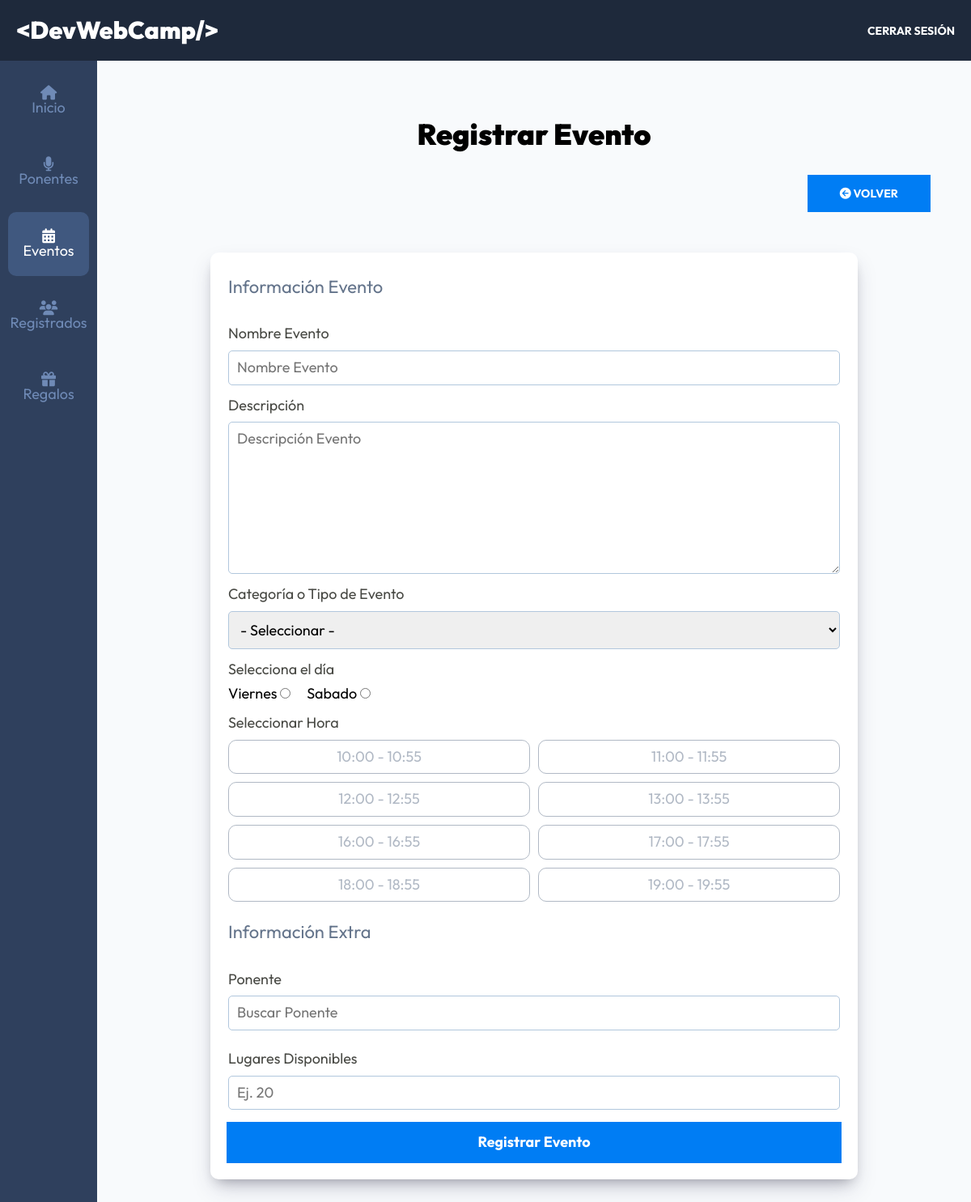
The page /admin/eventos/crear (signed in) on the database its author committed.
### tables this page shows
CREATE TABLE `dias` (
  `id` int NOT NULL AUTO_INCREMENT,
  `nombre` varchar(15) DEFAULT NULL,
  PRIMARY KEY (`id`)
);

CREATE TABLE `horas` (
  `id` int NOT NULL AUTO_INCREMENT,
  `hora` varchar(13) DEFAULT NULL,
  PRIMARY KEY (`id`)
);

### controllers/EventosController.php (called while the page is built, shortened)
<?php
class EventosController {
    public static function crear(Router $router) {
        $alertas = [];
        $categorias = Categoria::all('ASC');
        $dias = Dia::all('ASC');
        $horas = Hora::all('ASC');
        $evento = new Evento;
        $router->render('admin/eventos/crear', [
            'titulo' => 'Registrar Evento',
            'alertas' => $alertas,
            'categorias' => $categorias,
            'dias' => $dias,
            'horas' => $horas,
            'evento' => $evento,
        ]);
    }
}

### public/index.php (called while the page is built, shortened)
<?php
$router = new Router();
$router->get('/login', [AuthController::class, 'login']);
$router->post('/login', [AuthController::class, 'login']);
$router->post('/logout', [AuthController::class, 'logout']);
$router->get('/registro', [AuthController::class, 'registro']);
$router->post('/registro', [AuthController::class, 'registro']);
$router->get('/olvide', [AuthController::class, 'olvide']);
$router->post('/olvide', [AuthController::class, 'olvide']);
$router->get('/reestablecer', [AuthController::class, 'reestablecer']);
$router->post('/reestablecer', [AuthController::class, 'reestablecer']);
$router->get('/mensaje', [AuthController::class, 'mensaje']);
$router->get('/confirmar-cuenta', [AuthController::class, 'confirmar']);
$router->get('/admin/dashboard', [DashboardController::class, 'index']);
$router->get('/admin/ponentes', [PonentesController::class, 'index']);
$router->get('/admin/ponentes/crear', [PonentesController::class, 'crear']);
$router->post('/admin/ponentes/crear', [PonentesController::class, 'crear']);
$router->get('/admin/ponentes/editar', [PonentesController::class, 'editar']);
$router->post('/admin/ponentes/editar', [PonentesController::class, 'editar']);
$router->post('/admin/ponentes/eliminar', [PonentesController::class, 'eliminar']);
$router->get('/admin/eventos', [EventosController::class, 'index']);
$router->get('/admin/eventos/crear', [EventosController::class, 'crear']);
$router->post('/admin/eventos/crear', [EventosController::class, 'crear']);
$router->get('/admin/eventos/editar', [EventosController::class, 'editar']);
$router->post('/admin/eventos/editar', [EventosController::class, 'editar']);
$router->post('/admin/eventos/eliminar', [EventosController::class, 'eliminar']);
$router->get('/api/eventos-horario', [APIEventos::class, 'index']);
$router->get('/api/ponentes', [APIPonentes::class, 'index']);
$router->get('/api/ponente', [APIPonentes::class, 'ponente']);
$router->get('/api/regalos', [APIRegalos::class, 'index']);
$router->get('/admin/registrados', [RegistradosController::class, 'index']);
$router->get('/admin/regalos', [RegalosController::class, 'index']);
$router->get('/finalizar-registro', [RegistroController::class, 'crear']);
$router->post('/finalizar-registro/gratis', [RegistroController::class, 'gratis']);
$router->post('/finalizar-registro/pagar', [RegistroController::class, 'pagar']);
$router->get('/finalizar-registro/conferencias', [RegistroController::class, 'conferencias']);
$router->post('/finalizar-registro/conferencias', [RegistroController::class, 'conferencias']);
$router->get('/boleto', [RegistroController::class, 'boleto']);
$router->get('/', [PaginasController::class, 'index']);
$router->get('/devwebcamp', [PaginasController::class, 'evento']);
$router->get('/paquetes', [PaginasController::class, 'paquetes']);
$router->get('/workshops-conferencias', [PaginasController::class, 'conferencias']);
$router->get('/404', [PaginasController::class, 'error']);
$router->comprobarRutas();

### models/Evento.php (called while the page is built, shortened)
<?php
class Evento extends ActiveRecord {
    public function __construct($args = [])
    {
        $this->nombre = $args['nombre'] ?? '';
        $this->disponibles = $args['disponibles'] ?? '';
        $this->dia_id = $args['dia_id'] ?? '';
    }
}

### models/ActiveRecord.php (called while the page is built, shortened)
<?php
class ActiveRecord {
    protected static $db;
    protected static $tabla = '';
    public static function setDB($database) {
        self::$db = $database;
    }
    public static function consultarSQL($query) {
        $resultado = self::$db->query($query);
        $array = [];
        while($registro = $resultado->fetch_assoc()) {
            $array[] = static::crearObjeto($registro);
        }
        return $array;
    }
    protected static function crearObjeto($registro) {
        $objeto = new static;
        foreach($registro as $key => $value ) {
            if(property_exists( $objeto, $key  )) {
                $objeto->$key = $value;
            }
        }
        return $objeto;
    }
    public static function all($orden = 'DESC') {
        $query = "SELECT * FROM " . static::$tabla . " ORDER BY id ${orden}";
        $resultado = self::consultarSQL($query);
        return $resultado;
    }
}

### views/admin/eventos/formulario.php (the view, shortened to what this page needs)
<fieldset class="formulario__fieldset">
    <legend class="formulario__legend">Información Evento</legend>
    <div class="formulario__campo">
        <label for="nombre" class="formulario__label">Nombre Evento</label>
        <input
            type="text"
            class="formulario__input"
            id="nombre"
            name="nombre"
            placeholder="Nombre Evento"
            value="<?php echo $evento->nombre; ?>"
        >
    </div>
    <div class="formulario__campo">
        <label for="descripcion" class="formulario__label">Descripción</label>
        <textarea
            class="formulario__input"
            id="descripcion"
            name="descripcion"
            placeholder="Descripción Evento"
            rows="8"
        ><?php echo $evento->descripcion; ?></textarea>
    </div>
    <div class="formulario__campo">
        <label for="categoria" class="formulario__label">Categoría o Tipo de Evento</label>
        <select
            class="formulario__select"
            id="categoria"
            name="categoria_id"
        >
            <option value="">- Seleccionar -</option>
        </select>
    </div>
    <div class="formulario__campo">
        <label for="categoria" class="formulario__label">Selecciona el día</label>
        <div class="formulario__radio">
            <?php foreach($dias as $dia) { ?>
                <div>
                    <label for="<?php echo strtolower($dia->nombre); ?>"><?php echo $dia->nombre; ?></label>
                    <input
                        type="radio"
                        id="<?php echo strtolower($dia->nombre); ?>"
                        name="dia"
                        value="<?php echo $dia->id; ?>"
                        <?php echo ($evento->dia_id === $dia->id) ? 'checked' : ''; ?>
                    />
                </div>
            <?php } ?>
        </div>
    </div>
    <div id="horas" class="formulario__campo">
        <label class="formulario__label">Seleccionar Hora</label>
        <ul id="horas" class="horas">
            <?php foreach($horas as $hora) { ?>
                <li data-hora-id="<?php echo $hora->id; ?>" class="horas__hora horas__hora--deshabilitada"><?php echo $hora->hora; ?></li>
            <?php } ?>
        </ul>
    </div>
</fieldset>
<fieldset class="formulario__fieldset">
    <legend class="formulario__legend">Información Extra</legend>
    <div class="formulario__campo">
        <label for="ponentes" class="formulario__label">Ponente</label>
        <input
            type="text"
            class="formulario__input"
            id="ponentes"
            placeholder="Buscar Ponente"
        >
    </div>
    <div class="formulario__campo">
        <label for="disponibles" class="formulario__label">Lugares Disponibles</label>
        <input
            type="number"
            min="1"
            class="formulario__input"
            id="disponibles"
            name="disponibles"
            placeholder="Ej. 20"
            value="<?php echo $evento->disponibles; ?>"
        >
    </div>
</fieldset>

### public/build/css/app.css (style rules this page uses)
html { line-height: 1.15; -webkit-text-size-adjust: 100%; }
body { margin: 0; }
button, input, optgroup, select, textarea { font-family: inherit; font-size: 100%; line-height: 1.15; margin: 0; }
button, input { overflow: visible; }
button, select { text-transform: none; }
fieldset { padding: 0.35em 0.75em 0.625em; }
legend { box-sizing: border-box; color: inherit; display: table; max-width: 100%; padding: 0; white-space: normal; }
textarea { overflow: auto; }
[type=checkbox], [type=radio] { box-sizing: border-box; padding: 0; }
html { font-size: 62.5%; box-sizing: border-box; height: 100%; }
*, *:before, *:after { box-sizing: inherit; }
body { font-family: "Outfit", sans-serif; font-size: 1.8rem; }
.formulario__fieldset { border: none; margin-top: 1rem; padding: 0; }
.formulario__legend { color: #64748B; font-size: 2.2rem; margin-bottom: 2rem; }
.formulario__campo { display: flex; flex-direction: column; gap: 1rem; margin: 1.5rem 0; }
.formulario__label { display: block; font-size: 1.8rem; color: rgba(26, 27, 21, 0.8); }
.formulario__input, .formulario__input--sociales, .formulario__select--sociales, .formulario__select { padding: 1rem; border: 1px solid #b1c7dd; border-radius: 0.5rem; }
.formulario__radio { display: flex; gap: 2rem; }
.horas { margin: 0; padding: 0; list-style: none; display: grid; gap: 1rem; grid-template-columns: repeat(1, 1fr); }
@media (min-width: 768px) { .horas { display: grid; gap: 1rem; grid-template-columns: repeat(2, 1fr); } }
.horas__hora, .horas__hora--deshabilitada, .horas__hora--seleccionada { color: #007df4; border: 1px solid #007df4; border-radius: 1rem; padding: 1rem; text-align: center; }
.horas__hora--deshabilitada { border: 1px solid #64748B; color: #64748B; opacity: 0.5; }
.dashboard { height: 100%; display: flex; flex-direction: column; background-color: #F8FAFC; }

### rows shown on the page
dias: nombre "Viernes", dia "☐ Viernes"
dias: nombre "Sabado", dia "☐ Sabado"
horas: hora "10:00 - 10:55"
horas: hora "11:00 - 11:55"
horas: hora "12:00 - 12:55"
horas: hora "13:00 - 13:55"
horas: hora "16:00 - 16:55"
horas: hora "17:00 - 17:55"
horas: hora "18:00 - 18:55"
horas: hora "19:00 - 19:55"

### other values the page prints
$titulo "Registrar Evento"
